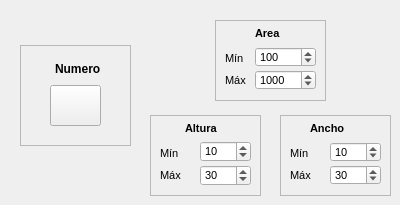
    <widget class="QWidget" name="tab_4">
     <attribute name="title">
      <string>Entrenamiento Numero</string>
     </attribute>
     <widget class="QFrame" name="frame_15">
      <property name="geometry">
       <rect>
        <x>20</x>
        <y>45</y>
        <width>111</width>
        <height>101</height>
       </rect>
      </property>
      <property name="frameShape">
       <enum>QFrame::StyledPanel</enum>
      </property>
      <property name="frameShadow">
       <enum>QFrame::Plain</enum>
      </property>
      <widget class="QLabel" name="label_39">
       <property name="geometry">
        <rect>
         <x>35</x>
         <y>15</y>
         <width>51</width>
         <height>17</height>
        </rect>
       </property>
       <property name="font">
        <font>
         <weight>75</weight>
         <bold>true</bold>
        </font>
       </property>
       <property name="text">
        <string>Numero</string>
       </property>
      </widget>
      <widget class="QPushButton" name="trainNumber">
       <property name="geometry">
        <rect>
         <x>30</x>
         <y>40</y>
         <width>51</width>
         <height>41</height>
        </rect>
       </property>
       <property name="text">
        <string/>
       </property>
       <property name="icon">
        <iconset>
         <normaloff>numero.jpg</normaloff>numero.jpg</iconset>
       </property>
       <property name="iconSize">
        <size>
         <width>20</width>
         <height>20</height>
        </size>
       </property>
      </widget>
     </widget>
     <widget class="QFrame" name="frame_22">
      <property name="geometry">
       <rect>
        <x>215</x>
        <y>20</y>
        <width>111</width>
        <height>81</height>
       </rect>
      </property>
      <property name="frameShape">
       <enum>QFrame::StyledPanel</enum>
      </property>
      <property name="frameShadow">
       <enum>QFrame::Plain</enum>
      </property>
      <widget class="QLabel" name="label_49">
       <property name="geometry">
        <rect>
         <x>10</x>
         <y>30</y>
         <width>31</width>
         <height>17</height>
        </rect>
       </property>
       <property name="font">
        <font>
         <pointsize>8</pointsize>
        </font>
       </property>
       <property name="text">
        <string>Mín</string>
       </property>
      </widget>
      <widget class="QLabel" name="label_50">
       <property name="geometry">
        <rect>
         <x>10</x>
         <y>50</y>
         <width>31</width>
         <height>20</height>
        </rect>
       </property>
       <property name="font">
        <font>
         <pointsize>8</pointsize>
        </font>
       </property>
       <property name="text">
        <string>Máx</string>
       </property>
      </widget>
      <widget class="QLabel" name="label_51">
       <property name="geometry">
        <rect>
         <x>40</x>
         <y>5</y>
         <width>41</width>
         <height>17</height>
        </rect>
       </property>
       <property name="font">
        <font>
         <pointsize>8</pointsize>
         <weight>75</weight>
         <bold>true</bold>
        </font>
       </property>
       <property name="text">
        <string>Area</string>
       </property>
      </widget>
      <widget class="QSpinBox" name="areaMinNum">
       <property name="geometry">
        <rect>
         <x>40</x>
         <y>27</y>
         <width>61</width>
         <height>20</height>
        </rect>
       </property>
       <property name="font">
        <font>
         <pointsize>8</pointsize>
        </font>
       </property>
       <property name="maximum">
        <number>15000</number>
       </property>
       <property name="value">
        <number>100</number>
       </property>
      </widget>
      <widget class="QSpinBox" name="areaMaxNum">
       <property name="geometry">
        <rect>
         <x>40</x>
         <y>50</y>
         <width>61</width>
         <height>20</height>
        </rect>
       </property>
       <property name="font">
        <font>
         <pointsize>8</pointsize>
        </font>
       </property>
       <property name="maximum">
        <number>15000</number>
       </property>
       <property name="value">
        <number>1000</number>
       </property>
      </widget>
     </widget>
     <widget class="QFrame" name="frame_23">
      <property name="geometry">
       <rect>
        <x>280</x>
        <y>115</y>
        <width>111</width>
        <height>81</height>
       </rect>
      </property>
      <property name="frameShape">
       <enum>QFrame::StyledPanel</enum>
      </property>
      <property name="frameShadow">
       <enum>QFrame::Plain</enum>
      </property>
      <widget class="QLabel" name="label_52">
       <property name="geometry">
        <rect>
         <x>10</x>
         <y>30</y>
         <width>31</width>
         <height>17</height>
        </rect>
       </property>
       <property name="font">
        <font>
         <pointsize>8</pointsize>
        </font>
       </property>
       <property name="text">
        <string>Mín</string>
       </property>
      </widget>
      <widget class="QLabel" name="label_53">
       <property name="geometry">
        <rect>
         <x>10</x>
         <y>50</y>
         <width>31</width>
         <height>20</height>
        </rect>
       </property>
       <property name="font">
        <font>
         <pointsize>8</pointsize>
        </font>
       </property>
       <property name="text">
        <string>Máx</string>
       </property>
      </widget>
      <widget class="QLabel" name="label_54">
       <property name="geometry">
        <rect>
         <x>30</x>
         <y>5</y>
         <width>41</width>
         <height>17</height>
        </rect>
       </property>
       <property name="font">
        <font>
         <pointsize>8</pointsize>
         <weight>75</weight>
         <bold>true</bold>
        </font>
       </property>
       <property name="text">
        <string>Ancho</string>
       </property>
      </widget>
      <widget class="QSpinBox" name="wMinNum">
       <property name="geometry">
        <rect>
         <x>50</x>
         <y>27</y>
         <width>51</width>
         <height>20</height>
        </rect>
       </property>
       <property name="font">
        <font>
         <pointsize>8</pointsize>
        </font>
       </property>
       <property name="maximum">
        <number>1000</number>
       </property>
       <property name="value">
        <number>10</number>
       </property>
      </widget>
      <widget class="QSpinBox" name="wMaxNum">
       <property name="geometry">
        <rect>
         <x>50</x>
         <y>50</y>
         <width>51</width>
         <height>20</height>
        </rect>
       </property>
       <property name="font">
        <font>
         <pointsize>8</pointsize>
        </font>
       </property>
       <property name="maximum">
        <number>1000</number>
       </property>
       <property name="value">
        <number>30</number>
       </property>
      </widget>
     </widget>
     <widget class="QFrame" name="frame_24">
      <property name="geometry">
       <rect>
        <x>150</x>
        <y>115</y>
        <width>111</width>
        <height>81</height>
       </rect>
      </property>
      <property name="frameShape">
       <enum>QFrame::StyledPanel</enum>
      </property>
      <property name="frameShadow">
       <enum>QFrame::Plain</enum>
      </property>
      <widget class="QLabel" name="label_55">
       <property name="geometry">
        <rect>
         <x>10</x>
         <y>30</y>
         <width>31</width>
         <height>17</height>
        </rect>
       </property>
       <property name="font">
        <font>
         <pointsize>8</pointsize>
        </font>
       </property>
       <property name="text">
        <string>Mín</string>
       </property>
      </widget>
      <widget class="QLabel" name="label_56">
       <property name="geometry">
        <rect>
         <x>10</x>
         <y>50</y>
         <width>31</width>
         <height>20</height>
        </rect>
       </property>
       <property name="font">
        <font>
         <pointsize>8</pointsize>
        </font>
       </property>
       <property name="text">
        <string>Máx</string>
       </property>
      </widget>
      <widget class="QLabel" name="label_57">
       <property name="geometry">
        <rect>
         <x>35</x>
         <y>5</y>
         <width>51</width>
         <height>17</height>
        </rect>
       </property>
       <property name="font">
        <font>
         <pointsize>8</pointsize>
         <weight>75</weight>
         <bold>true</bold>
        </font>
       </property>
       <property name="text">
        <string>Altura</string>
       </property>
      </widget>
      <widget class="QSpinBox" name="hMinNum">
       <property name="geometry">
        <rect>
         <x>50</x>
         <y>26</y>
         <width>51</width>
         <height>21</height>
        </rect>
       </property>
       <property name="font">
        <font>
         <pointsize>8</pointsize>
        </font>
       </property>
       <property name="maximum">
        <number>1000</number>
       </property>
       <property name="value">
        <number>10</number>
       </property>
      </widget>
      <widget class="QSpinBox" name="hMaxNum">
       <property name="geometry">
        <rect>
         <x>50</x>
         <y>50</y>
         <width>51</width>
         <height>21</height>
        </rect>
       </property>
       <property name="font">
        <font>
         <pointsize>8</pointsize>
        </font>
       </property>
       <property name="maximum">
        <number>1000</number>
       </property>
       <property name="value">
        <number>30</number>
       </property>
      </widget>
     </widget>
    </widget>
